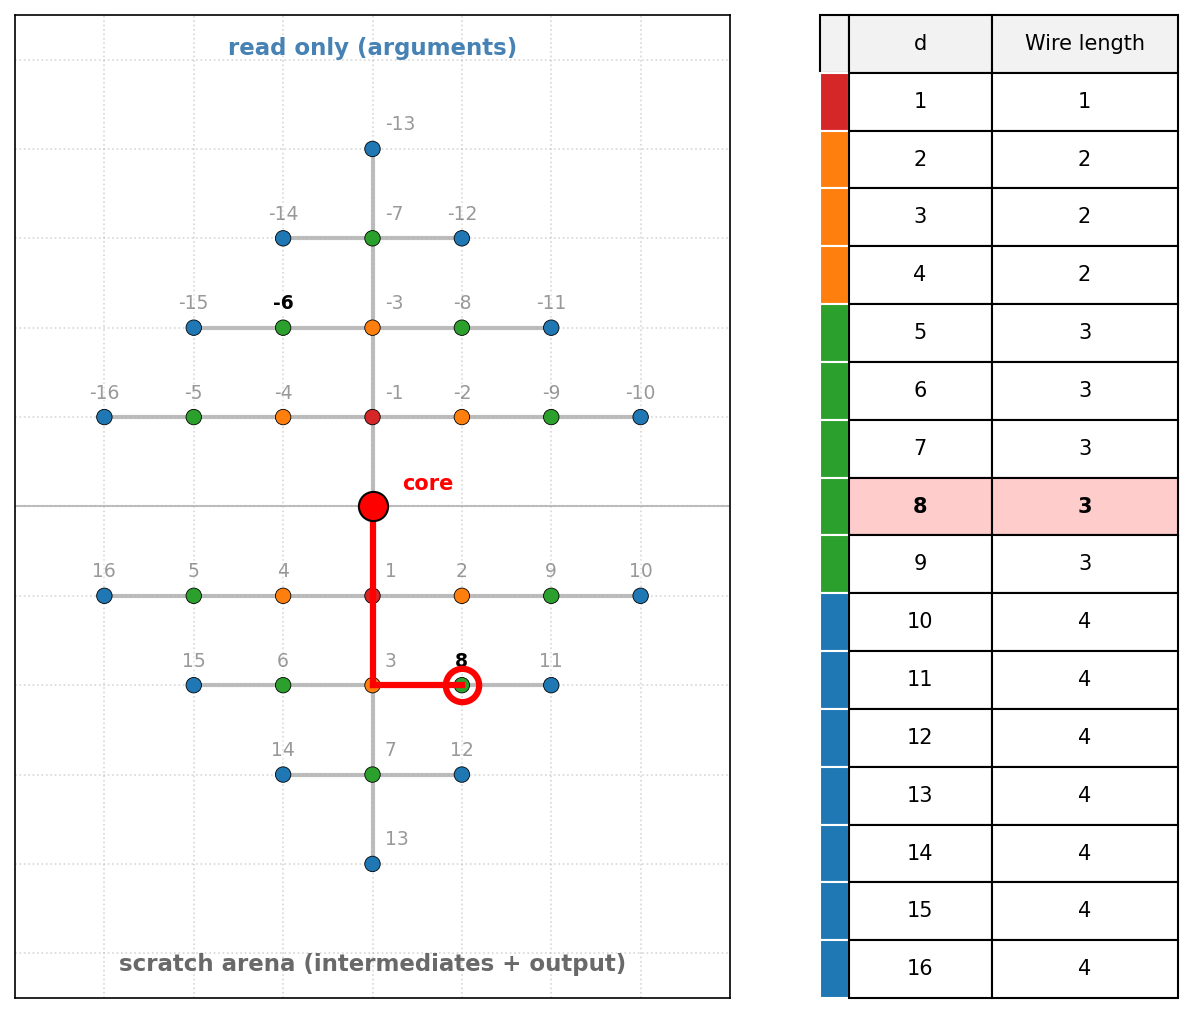

Python code for this plot:
"""Two-arena Manhattan-Diamond figure.

Extends manhattan_figure.py to show both sides of the model used by
a single function call:

  * Argument arena (above the core, y > 0): inputs packed outward
    from the ALU, labelled with positive depths 1, 2, 3, ...
  * Scratch arena (below the core, y < 0): the LRU/bump-pointer
    region for intermediates and outputs, labelled with positive
    depths 1, 2, 3, ...

Each arena has its own Manhattan-disc origin at logical depth 1, but
together they form a single diamond around the processor. In the
right-side address table, arg addresses are displayed with a leading
minus sign (-1, -2, ...) to distinguish them from scratch addresses,
matching the convention that args sit "above" the core while scratch
sits "below".
"""
import math
import matplotlib.pyplot as plt
import numpy as np
from matplotlib.ticker import MultipleLocator
from mpl_toolkits.axes_grid1 import make_axes_locatable


# ==================================================
# CORE LOGIC
# ==================================================
def isqrt_ceil(x: int) -> int:
    if x <= 0:
        return 0
    return math.isqrt(x - 1) + 1


def lower_half_spiral(n: int):
    """Scratch spiral: depths 1..n packed below the origin (y<0)."""
    for i in range(1, n + 1):
        k = isqrt_ceil(i)
        start_i = (k - 1) ** 2 + 1
        idx = i - start_i
        if k % 2 == 1:
            x = -(k - 1) + idx
        else:
            x = (k - 1) - idx
        y = -(k - abs(x))           # scratch below (y<0)
        yield x, y


def upper_half_spiral(n: int):
    """Arg spiral: depths 1..n packed above the origin (y>0).

    Mirrors the scratch spiral through y=0 so the two arenas together
    form a diamond around the processor at the origin."""
    for x, y in lower_half_spiral(n):
        yield x, -y                  # reflect across x-axis


N_PTS = 400
SCRATCH_PTS = np.array(list(lower_half_spiral(N_PTS)))
ARG_PTS = np.array(list(upper_half_spiral(N_PTS)))


# ==================================================
# RENDERING
# ==================================================
RING_COLORS = ['#d62728', '#ff7f0e', '#2ca02c', '#1f77b4']  # rings 1..4
MAX_RING = len(RING_COLORS)


def render_frame(d: int = 8,
                 arg_d: int = 6,
                 n_short_scratch: int = 16,
                 n_short_arg: int = 16,
                 table_size: int = 16,
                 show_access: bool = True) -> plt.Figure:
    """Render the two-arena diamond.

    Args:
        d: which scratch depth to highlight (1-indexed).
        arg_d: which arg depth to highlight (1-indexed).
        n_short_scratch / n_short_arg: how many cells to draw per arena.
        table_size: the right-side table lists scratch depths 1..table_size.
    """
    fig, ax1 = plt.subplots(figsize=(10, 10))

    # --- helper to draw one arena as scatter + labels ---
    def draw_arena(pts: np.ndarray, n_short: int, highlight_idx: int,
                   arrow_color: str, label_neg: bool):
        short = pts[:n_short]
        dists = np.array([abs(x) + abs(y) for x, y in short])
        colors = [RING_COLORS[min(int(v), MAX_RING) - 1] for v in dists]
        ax1.scatter(short[:, 0], short[:, 1], c=colors, s=55,
                    zorder=2, edgecolors='black', linewidths=0.4)

        # Label first 16 points; number sits above each cell in both arenas.
        for i in range(min(16, n_short)):
            cur = (i + 1 == highlight_idx)
            weight = 'bold' if cur else 'normal'
            alpha = 1.0 if cur else 0.4
            # Cells on the vertical spine (x=0) put their whole label to
            # the right of the trunk; others stay centered above.
            on_spine = short[i, 0] == 0
            x_off = 6 if on_spine else 0
            y_off = 7
            ha = 'left' if on_spine else 'center'
            va = 'bottom'
            lbl = f"-{i + 1}" if label_neg else f"{i + 1}"
            ax1.annotate(
                lbl, (short[i, 0], short[i, 1]),
                textcoords="offset points", xytext=(x_off, y_off),
                ha=ha, va=va, fontsize=9, fontweight=weight,
                color='black', alpha=alpha, zorder=4,
                bbox=dict(boxstyle='round,pad=0.15', fc='white',
                          ec='none', alpha=0.7 if cur else 0.3),
            )

    # --- Hypothetical memory-access wires (H-tree infrastructure) ---
    # One central vertical spine + a horizontal branch per row, spanning
    # exactly the populated cells on that row. Drawn in faint gray so
    # the ring colours of the cells and the red access path both pop.
    LW = 2.0
    WIRE_COLOR = '#bdbdbd'

    def _branch_extent(pts, n_short, row_y):
        xs = [x for x, y in pts[:n_short] if y == row_y]
        return (min(xs), max(xs)) if xs else None

    # Single vertical spine spanning the full arena height.
    arg_y_max = int(ARG_PTS[:n_short_arg, 1].max())
    scr_y_min = int(SCRATCH_PTS[:n_short_scratch, 1].min())
    ax1.plot([0, 0], [scr_y_min, arg_y_max], color=WIRE_COLOR,
             lw=LW, zorder=0.3, solid_capstyle='round')

    # Horizontal branches on every populated row of each arena.
    for k in range(1, MAX_RING + 1):
        ext = _branch_extent(ARG_PTS, n_short_arg, k)
        if ext is not None:
            ax1.plot([ext[0], ext[1]], [k, k], color=WIRE_COLOR, lw=LW,
                     zorder=0.3, solid_capstyle='round')
        ext = _branch_extent(SCRATCH_PTS, n_short_scratch, -k)
        if ext is not None:
            ax1.plot([ext[0], ext[1]], [-k, -k], color=WIRE_COLOR, lw=LW,
                     zorder=0.3, solid_capstyle='round')

    # Arg arena (above) — label numbers prefixed with minus sign.
    draw_arena(ARG_PTS, n_short_arg, arg_d,
               arrow_color='steelblue', label_neg=True)
    # Scratch arena (below) — standard positive numbers.
    draw_arena(SCRATCH_PTS, n_short_scratch, d,
               arrow_color='gray', label_neg=False)

    _ = arg_d  # arg target is no longer drawn as a wire path

    # --- ALU at origin ---
    ax1.plot(0, 0, marker='o', color='red', ms=14, mec='black', zorder=5)
    # Nudge the "core" label up slightly so it clears the horizontal
    # divider line at y = 0.
    ax1.annotate("core", (0, 0), textcoords="offset points",
                 xytext=(14, 6), ha='left', va='bottom', fontsize=10,
                 fontweight='bold', color='red')

    # --- Optional wire path from the core to the highlighted scratch target ---
    if show_access:
        sx, sy = SCRATCH_PTS[d - 1]
        ax1.plot([0, 0], [0, sy], color='red', lw=3, zorder=3)
        ax1.plot([0, sx], [sy, sy], color='red', lw=3, zorder=3)
        # Hollow circle at the target so the cell's ring colour shows through.
        ax1.plot(sx, sy, marker='o', markerfacecolor='none',
                 markeredgecolor='red', markeredgewidth=3, ms=16, zorder=4)

    # --- Axis dividing line (visual hint of the "arg | scratch" split) ---
    ax1.axhline(0, color='black', alpha=0.25, lw=1, zorder=0)

    # --- Arena labels ---
    y_top = ARG_PTS[:n_short_arg, 1].max() + 0.5
    y_bot = SCRATCH_PTS[:n_short_scratch, 1].min() - 0.5
    ax1.text(0, y_top + 0.5, 'read only (arguments)',
             ha='center', va='bottom', fontsize=11,
             color='steelblue', fontweight='bold')
    ax1.text(0, y_bot - 0.5, 'scratch arena (intermediates + output)',
             ha='center', va='top', fontsize=11,
             color='dimgray', fontweight='bold')

    ax1.set(aspect='equal')
    ax1.set_xlabel('')
    ax1.set_ylabel('')
    ax1.xaxis.set_major_locator(MultipleLocator(1))
    ax1.yaxis.set_major_locator(MultipleLocator(1))
    ax1.tick_params(bottom=False, left=False,
                    labelbottom=False, labelleft=False)
    ax1.grid(True, linestyle=':', alpha=0.5)

    # Symmetric y-limits so the whole thing is a diamond.
    y_ext = max(abs(y_top), abs(y_bot)) + 1
    ax1.set_ylim(-y_ext, y_ext)
    x_ext = max(
        abs(SCRATCH_PTS[:n_short_scratch, 0]).max(),
        abs(ARG_PTS[:n_short_arg, 0]).max(),
    ) + 1
    ax1.set_xlim(-x_ext, x_ext)

    # --- Right-side address table with ring-colour strip ---
    divider = make_axes_locatable(ax1)
    ax2 = divider.append_axes("right", size="50%", pad=0.6)
    ax2.axis('off')

    table_data = []
    wire_lengths = []
    for t in range(1, table_size + 1):
        x, y = SCRATCH_PTS[t - 1]
        wl = int(abs(x) + abs(y))
        wire_lengths.append(wl)
        # First column is a blank cell that we'll colour below; second
        # and third columns hold d and its wire length.
        table_data.append(['', t, wl])

    table = ax2.table(
        cellText=table_data,
        colLabels=['', 'd', 'Wire length'],
        cellLoc='center',
        bbox=[0, 0, 1, 1],
        colWidths=[0.08, 0.4, 0.52],   # thin colour strip in col 0
    )
    table.auto_set_font_size(False)
    table.set_fontsize(10)

    for (row, col), cell in table.get_celld().items():
        if row == 0:
            # Header row — keep the first (strip) cell matching header grey
            # so it doesn't stick out.
            cell.set_text_props(weight='medium')
            cell.set_facecolor('#f2f2f2')
        elif col == 0:
            # Ring-colour strip: wire_lengths[row-1] -> RING_COLORS[...]
            wl = wire_lengths[row - 1]
            cell.set_facecolor(RING_COLORS[min(wl, MAX_RING) - 1])
            cell.set_edgecolor('white')
        elif show_access and row == d:
            cell.set_facecolor('#ffcccc')
            cell.set_text_props(weight='bold')
        else:
            cell.set_text_props(weight='normal')

    return fig


# ==================================================
# GENERATE OUTPUT
# ==================================================
if __name__ == "__main__":
    # With a concrete access example highlighted (d=8 in scratch).
    fig = render_frame(d=8, arg_d=6, show_access=True)
    fig.savefig('manhattan_function_figure.svg', bbox_inches='tight')
    fig.savefig('manhattan_function_figure.png', bbox_inches='tight', dpi=150)
    plt.close(fig)
    print("Saved manhattan_function_figure.svg and .png")

    # Layout-only variant used in docs/manhattan-diamond.md — no red
    # access path, no highlighted table row; just the two-arena
    # ring-coloured diamond plus its H-tree infrastructure.
    fig = render_frame(show_access=False)
    fig.savefig('manhattan_diamond.svg', bbox_inches='tight')
    fig.savefig('manhattan_diamond.png', bbox_inches='tight', dpi=150)
    plt.close(fig)
    print("Saved manhattan_diamond.svg and .png")
